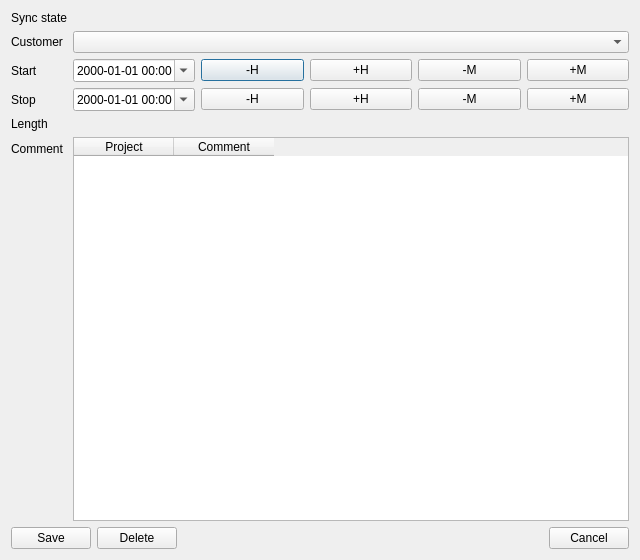
<?xml version="1.0" encoding="UTF-8"?>
<ui version="4.0">
 <class>ReportDialog</class>
 <widget class="QDialog" name="ReportDialog">
  <property name="geometry">
   <rect>
    <x>0</x>
    <y>0</y>
    <width>640</width>
    <height>560</height>
   </rect>
  </property>
  <property name="windowTitle">
   <string>Report</string>
  </property>
  <layout class="QVBoxLayout" name="verticalLayout">
   <item>
    <layout class="QFormLayout" name="formLayout">
     <item row="0" column="0">
      <widget class="QLabel" name="syncStateCaption">
       <property name="text">
        <string>Sync state</string>
       </property>
       <property name="buddy">
        <cstring>syncStateLabel</cstring>
       </property>
      </widget>
     </item>
     <item row="0" column="1">
      <widget class="QLabel" name="syncStateLabel">
       <property name="text">
        <string/>
       </property>
      </widget>
     </item>
     <item row="1" column="0">
      <widget class="QLabel" name="customerLabel">
       <property name="text">
        <string>Customer</string>
       </property>
       <property name="buddy">
        <cstring>customerCombo</cstring>
       </property>
      </widget>
     </item>
     <item row="1" column="1">
      <widget class="QComboBox" name="customerCombo"/>
     </item>
     <item row="2" column="0">
      <widget class="QLabel" name="startLabel">
       <property name="text">
        <string>Start</string>
       </property>
      </widget>
     </item>
     <item row="2" column="1">
      <layout class="QHBoxLayout" name="startNudge">
       <item>
        <widget class="QDateTimeEdit" name="startEdit">
         <property name="displayFormat">
          <string>yyyy-MM-dd HH:mm</string>
         </property>
         <property name="calendarPopup">
          <bool>true</bool>
         </property>
        </widget>
       </item>
       <item>
        <widget class="QPushButton" name="startMinusHour">
         <property name="text">
          <string>-H</string>
         </property>
        </widget>
       </item>
       <item>
        <widget class="QPushButton" name="startPlusHour">
         <property name="text">
          <string>+H</string>
         </property>
        </widget>
       </item>
       <item>
        <widget class="QPushButton" name="startMinusMinute">
         <property name="text">
          <string>-M</string>
         </property>
        </widget>
       </item>
       <item>
        <widget class="QPushButton" name="startPlusMinute">
         <property name="text">
          <string>+M</string>
         </property>
        </widget>
       </item>
      </layout>
     </item>
     <item row="3" column="0">
      <widget class="QLabel" name="stopLabel">
       <property name="text">
        <string>Stop</string>
       </property>
      </widget>
     </item>
     <item row="3" column="1">
      <layout class="QHBoxLayout" name="stopNudge">
       <item>
        <widget class="QDateTimeEdit" name="stopEdit">
         <property name="displayFormat">
          <string>yyyy-MM-dd HH:mm</string>
         </property>
         <property name="calendarPopup">
          <bool>true</bool>
         </property>
        </widget>
       </item>
       <item>
        <widget class="QPushButton" name="stopMinusHour">
         <property name="text">
          <string>-H</string>
         </property>
        </widget>
       </item>
       <item>
        <widget class="QPushButton" name="stopPlusHour">
         <property name="text">
          <string>+H</string>
         </property>
        </widget>
       </item>
       <item>
        <widget class="QPushButton" name="stopMinusMinute">
         <property name="text">
          <string>-M</string>
         </property>
        </widget>
       </item>
       <item>
        <widget class="QPushButton" name="stopPlusMinute">
         <property name="text">
          <string>+M</string>
         </property>
        </widget>
       </item>
      </layout>
     </item>
     <item row="4" column="0">
      <widget class="QLabel" name="lengthCaption">
       <property name="text">
        <string>Length</string>
       </property>
       <property name="buddy">
        <cstring>lengthLabel</cstring>
       </property>
      </widget>
     </item>
     <item row="4" column="1">
      <widget class="QLabel" name="lengthLabel">
       <property name="text">
        <string/>
       </property>
      </widget>
     </item>
     <item row="5" column="0">
      <widget class="QLabel" name="commentLabel">
       <property name="text">
        <string>Comment</string>
       </property>
       <property name="buddy">
        <cstring>commentTable</cstring>
       </property>
      </widget>
     </item>
     <item row="5" column="1">
      <widget class="QTableWidget" name="commentTable">
       <property name="minimumSize">
        <size>
         <width>0</width>
         <height>160</height>
        </size>
       </property>
       <property name="selectionBehavior">
        <enum>QAbstractItemView::SelectionBehavior::SelectRows</enum>
       </property>
       <property name="selectionMode">
        <enum>QAbstractItemView::SelectionMode::SingleSelection</enum>
       </property>
       <property name="textElideMode">
        <enum>Qt::TextElideMode::ElideRight</enum>
       </property>
       <property name="wordWrap">
        <bool>false</bool>
       </property>
       <attribute name="verticalHeaderVisible">
        <bool>false</bool>
       </attribute>
       <column>
        <property name="text">
         <string>Project</string>
        </property>
       </column>
       <column>
        <property name="text">
         <string>Comment</string>
        </property>
       </column>
      </widget>
     </item>
    </layout>
   </item>
   <item>
    <layout class="QHBoxLayout" name="buttonRow">
     <item>
      <widget class="QPushButton" name="saveButton">
       <property name="text">
        <string>Save</string>
       </property>
      </widget>
     </item>
     <item>
      <widget class="QPushButton" name="deleteButton">
       <property name="text">
        <string>Delete</string>
       </property>
      </widget>
     </item>
     <item>
      <spacer name="buttonSpacer">
       <property name="orientation">
        <enum>Qt::Orientation::Horizontal</enum>
       </property>
       <property name="sizeHint" stdset="0">
        <size>
         <width>40</width>
         <height>20</height>
        </size>
       </property>
      </spacer>
     </item>
     <item>
      <widget class="QPushButton" name="cancelButton">
       <property name="text">
        <string>Cancel</string>
       </property>
      </widget>
     </item>
    </layout>
   </item>
  </layout>
 </widget>
 <resources/>
 <connections/>
</ui>
